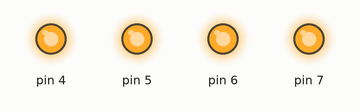
Bench run of a sketch on a simulated Arduino Uno, built with avr-gcc and run on an emulated ATmega328P. Shown: output pins drawn as LEDs (lit = HIGH). What the sketch prints to the serial monitor is not drawn.

Above: at 0.06 s.
At 2.71 s:
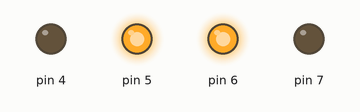
Timing chart, 0 to 3.0 s (numbered marks = the images above):
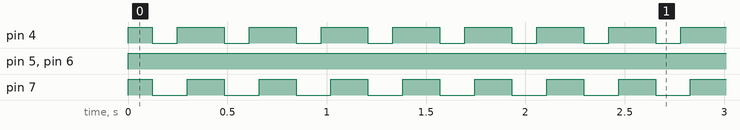

Measured:
- by itself, pin 4: repeats every 0.36 s: LOW 0.13 s, HIGH 0.24 s
- by itself, pin 5, pin 6: LOW → HIGH at 0.00 s
- by itself, pin 7: alternates HIGH for 0.19 s and LOW for 0.18 s

The sketch:

Module2Task4.ino
```cpp
const int wheel=10;
int forward = 0;
int backward = 1;
int turn90 =2;

//initialize time
  int volatile time1 = 0;
  int volatile time2 = 0;

void setup() {
  // put your setup code here, to run once:
    //initialize pins
  //E1
  pinMode(6, OUTPUT);
  //M1
  pinMode(7, OUTPUT);
  //E2
  pinMode(5, OUTPUT);
  //M2
  pinMode(4, OUTPUT);


    //initialize wheel as input
  pinMode(wheel, INPUT);
  attachInterrupt(2, readspeed1, CHANGE);
  attachInterrupt(3, readspeed2, CHANGE);
  Serial.begin(9600);


}

void loop() {
 int turnforward = countEncoder(forward, 48);
   int turnbackward = countEncoder(backward, 32);
   int turnat90 = countEncoder(turn90, 8);
}

int countEncoder(int direction, int max){

  //if moving forwards
  if(direction == 0)
  {
    for(int count=0; count<max; count++)
    {
    Serial.println(count);
    digitalWrite(7, HIGH);
    analogWrite(6, 255);
    digitalWrite(4, HIGH);
    analogWrite(5, 255);
    }

  }

  //if moving backwards
  else if (direction == 1)
  {
    for(int count=0; count< max; count++)
    {
    digitalWrite(7, LOW);
    analogWrite(6, 255);
    digitalWrite(4, LOW);
    analogWrite(5, 255);
    Serial.println(count);

    }
  }

  //if turning 90 degrees
   else if (direction == 2)
  {
    for(int count=0; count< max; count++)
    {
    Serial.println(count);
    digitalWrite(7, LOW);
    analogWrite(6, 255);

    digitalWrite(4, HIGH);
    analogWrite(5, 255);
    Serial.println(count);
    }
  }
}

//calculate speed of motor 1
  void readspeed1()
  {
    time2 = millis();
    float t = time2 - time1; //calculate time
    float d = 0;//calculate distance
    float s = d/t;//calculate speed
    Serial.print("Speed of motor 1 is: ");
    Serial.println(s);

    time1 = millis();
  }

//calculate speed of motor 2
  void readspeed2()
  {
    time2 = millis();
    float t = time2 - time1; //calculate time
    float d = 0 ;//calculate distance
    float s = d/t; //calculate speed

    Serial.print("Speed of motor 2 is: ");
    Serial.println(s);

    time1 = millis();
  }
```
